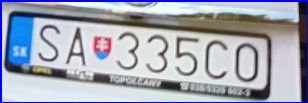
#> input picture IMAGES/0.jpg, 308 x 103 px, given in place of the camera
$ python main.py
#> lines starting #> are read from the running program, lines starting #| are printed output that depends on the picture
import cv2
import pytesseract
import os

# Set Tesseract Path (For Windows)
pytesseract.pytesseract.tesseract_cmd = r"C:\Program Files\Tesseract-OCR\tesseract.exe"

# Frame Settings
frameWidth = 1000
frameHeight = 480

# Load Haarcascade for Number Plate Detection
plateCascade = cv2.CascadeClassifier("haarcascade_russian_plate_number.xml")

if plateCascade.empty():
    print("Error: Haarcascade file not found!")
    exit()

# Minimum area for a valid detection
minArea = 500

# Create IMAGES folder if it doesn't exist
if not os.path.exists("IMAGES"):
    os.makedirs("IMAGES")

# Open Webcam
cap = cv2.VideoCapture(0)
cap.set(3, frameWidth)
cap.set(4, frameHeight)
cap.set(10, 150)
count = 0

while True:
    success, img = cap.read()
#> img is the input picture: shape (103, 308, 3); mean B, G, R 182, 168, 162.7
    if not success:
        print("Error: Failed to read frame from webcam.")
        break

    imgGray = cv2.cvtColor(img, cv2.COLOR_BGR2GRAY)
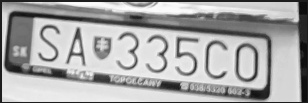
#> imgGray: shape (103, 308); min 8, max 254, mean 168
    numberPlates = plateCascade.detectMultiScale(imgGray, 1.1, 4)
#> numberPlates = [[14, 5, 267, 89]]

    for (x, y, w, h) in numberPlates:
        area = w * h
        if area > minArea:
            cv2.rectangle(img, (x, y), (x + w, y + h), (255, 0, 0), 2)
            imgRoi = img[y:y + h, x:x + w]

            # Convert to grayscale and apply threshold to improve OCR
            imgRoiGray = cv2.cvtColor(imgRoi, cv2.COLOR_BGR2GRAY)
            _, imgRoiThresh = cv2.threshold(imgRoiGray, 150, 255, cv2.THRESH_BINARY)

            # Extract text from the number plate using Tesseract
#> (the run stopped early here; a loop or call above may not have finished)

$ run again, on IMAGES/1.jpg
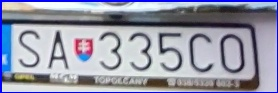
#> input picture IMAGES/1.jpg, 278 x 93 px, given in place of the camera
#> img is the input picture: shape (93, 278, 3); mean B, G, R 169.4, 152.1, 149.8
#> `imgGray = cv2.cvtColor(img, cv2.COLOR_BGR2GRAY)`:
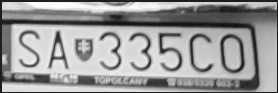
#> imgGray: shape (93, 278); min 13, max 255, mean 153.4
#> numberPlates = [[63, 11, 199, 67]]

$ run again, on IMAGES/2.jpg
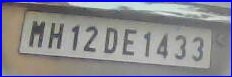
#> input picture IMAGES/2.jpg, 232 x 77 px, given in place of the camera
#> img is the input picture: shape (77, 232, 3); mean B, G, R 143.7, 136.1, 136.6
#> `imgGray = cv2.cvtColor(img, cv2.COLOR_BGR2GRAY)`:
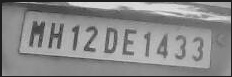
#> imgGray: shape (77, 232); min 23, max 231, mean 137.1
#> numberPlates = [[30, 3, 192, 64]]

$ run again, on IMAGES/3.jpg
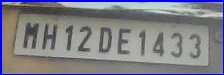
#> input picture IMAGES/3.jpg, 224 x 75 px, given in place of the camera
#> img is the input picture: shape (75, 224, 3); mean B, G, R 133.9, 127, 127.2
#> `imgGray = cv2.cvtColor(img, cv2.COLOR_BGR2GRAY)`:
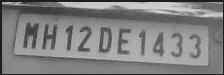
#> imgGray: shape (75, 224); min 25, max 218, mean 127.9
#> numberPlates = [[27, 4, 186, 62]]
